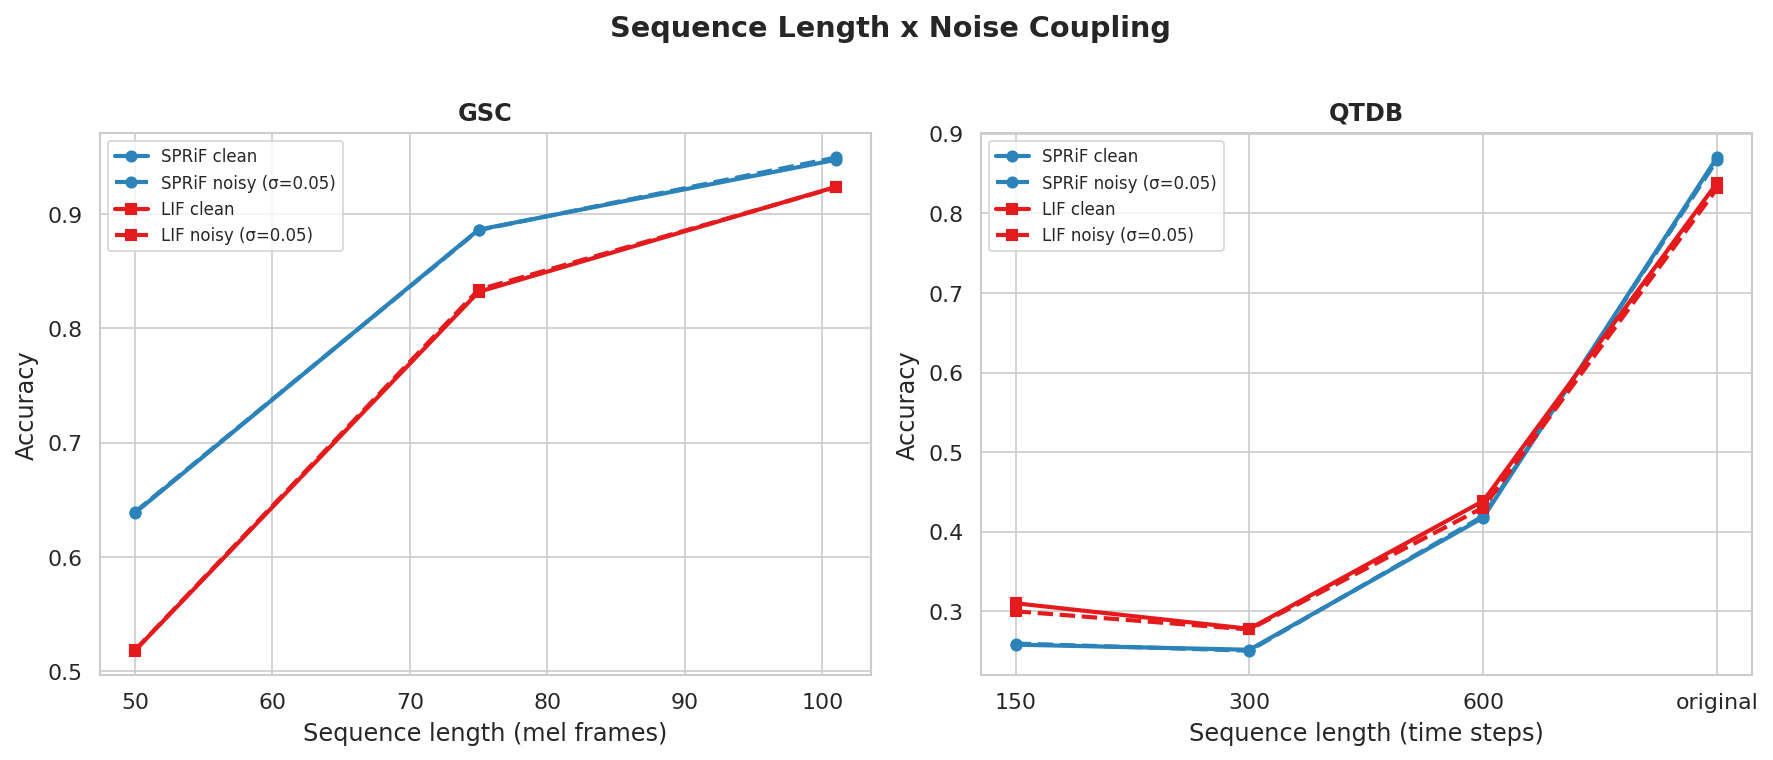

Write the Python code that produced this figure.
"""
SPRiF Robustness Experiment R2: Sequence Length x Noise Coupling.

Varies input sequence length and applies fixed additive noise (sigma=0.05).
Tests whether SPRiF's spectral filtering provides sustained noise immunity
across temporal scales, vs ASRNN's single-timescale accumulation.

Datasets: GSC (truncate mel frames), QTDB (resample time axis).

Usage:
    cd 代码/experiments
    python robustness/sequence_noise.py
"""

import glob
import json
import math
import os
import subprocess
import sys
from typing import Dict, List, Optional, Tuple

import matplotlib
import numpy as np
import torch
import torch.nn as nn
from matplotlib import pyplot as plt

matplotlib.use("Agg")

import seaborn as sns

sns.set_style("whitegrid")
sns.set_context("paper", font_scale=1.2)

# ---------------------------------------------------------------------------
# Path
# ---------------------------------------------------------------------------

ROOT = os.path.dirname(os.path.dirname(os.path.dirname(os.path.abspath(__file__))))
RESULTS_DIR = os.path.join(
    os.path.dirname(ROOT), "experiment-design-20260606", "results",
)


def _add_path(task_dir: str) -> str:
    p = os.path.join(ROOT, task_dir)
    if p in sys.path:
        sys.path.remove(p)
    sys.path.insert(0, p)
    for name in list(sys.modules):
        if (
            name in {"model", "model_lif", "model_wrapper", "data", "data_asrnn", "core_algorithm"}
            or name.startswith("core_algorithm.")
            or name.startswith("model_wrapper.")
        ):
            sys.modules.pop(name, None)
    return p


def _find_checkpoint(task_dir: str, class_prefix: str) -> Optional[str]:
    pattern = os.path.join(task_dir, f"{class_prefix}_*.pth")
    files = glob.glob(pattern)
    if not files:
        return None
    best = None
    best_acc = -1.0
    for f in files:
        base = os.path.basename(f)
        try:
            acc_str = base.rsplit("_acc", 1)[1].replace(".pth", "")
            acc = float(acc_str)
        except (ValueError, IndexError):
            acc = 0.0
        if acc > best_acc:
            best_acc = acc
            best = f
    return best


# ---------------------------------------------------------------------------
# Sequence manipulation
# ---------------------------------------------------------------------------

def truncate_gsc(x: torch.Tensor, target_len: int) -> torch.Tensor:
    """Truncate GSC mel-spectrogram along time axis.

    x: (B, 3, seq_len, n_mels) after collate but before reshape.
    Returns x truncated to target_len time frames, then reshaped to (B, target_len, 120).
    """
    # x shape: (B, 3, 101, 40)
    x_trunc = x[:, :, :target_len, :]                     # (B, 3, target_len, 40)
    B = x_trunc.shape[0]
    return x_trunc.permute(0, 2, 1, 3).reshape(B, target_len, 120)


def resample_time(x: torch.Tensor, target_len: int) -> torch.Tensor:
    """Resample ECG signal along time axis using linear interpolation.

    x: (B, T_orig, F)
    Returns x of shape (B, target_len, F).
    """
    B, T_orig, F = x.shape
    if T_orig == target_len:
        return x
    # indices into original time axis
    src_idx = torch.linspace(0, T_orig - 1, target_len).to(x.device)
    lo = src_idx.long().clamp(0, T_orig - 1)
    hi = (lo + 1).clamp(0, T_orig - 1)
    frac = (src_idx - lo.float()).unsqueeze(-1).unsqueeze(0)  # (1, target_len, 1)
    x_resampled = x[:, lo, :] * (1 - frac) + x[:, hi, :] * frac
    return x_resampled


def resample_labels(y: torch.Tensor, target_len: int) -> torch.Tensor:
    """Resample ECG per-timestep labels using nearest-neighbor.

    y: (B, T_orig) integer class labels.
    Returns y of shape (B, target_len). Nearest-neighbor keeps labels integer.
    """
    B, T_orig = y.shape
    if T_orig == target_len:
        return y
    src_idx = torch.linspace(0, T_orig - 1, target_len)
    idx = src_idx.round().long().clamp(0, T_orig - 1)
    return y[:, idx]


# ---------------------------------------------------------------------------
# Loaders (same pattern as noise_benchmark.py)
# ---------------------------------------------------------------------------

def _additive_np(x: np.ndarray, sigma: float, rng: np.random.RandomState) -> np.ndarray:
    noise = rng.randn(*x.shape).astype(np.float32) * sigma
    return x + noise


def _load_gsc_models(task_dir: str):
    """Load SPRiF and ASRNN GSC models. Train if needed."""
    _add_path(task_dir)
    from model import SPRiFGSCNet

    # Import ASRNN model
    sys.path.insert(0, os.path.join(ROOT, task_dir, "model_wrapper"))
    from asrnn_gsc import ASRNNGSCNet

    task_abs = os.path.join(ROOT, task_dir)
    _gsc_candidates = [
        os.path.join(task_abs, "dataset", "SpeechCommands", "speech_commands_v0.02"),
        os.path.join(task_abs, "dataset", "SpeechCommands", "speech_commands_v0.01"),
        os.path.join(task_abs, "data", "SpeechCommands"),
    ]
    data_root = next((p for p in _gsc_candidates if os.path.exists(p)), _gsc_candidates[0])

    models = {}

    # Load SPRiF
    prefix = "SPRiFGSCNet"
    ckpt = _find_checkpoint(task_abs, prefix)
    if ckpt is None:
        if not os.path.exists(data_root):
            raise FileNotFoundError("GSC data not found.")
        _train_subprocess(task_dir, "train.py", [
            "--data-root", os.path.relpath(data_root, task_abs),
            "--epochs", "150", "--batch-size", "200", "--seed", "42", "--hidden-sizes", "300",
        ])
        ckpt = _find_checkpoint(task_abs, prefix)
        if ckpt is None:
            raise RuntimeError("Training completed but no checkpoint found for SPRiFGSCNet.")

    print(f"  {prefix}: {os.path.basename(ckpt)}")
    sprif_model = SPRiFGSCNet(
        input_size=120, hidden_sizes=[300], num_classes=12,
        dropout=0.15, recurrent_flags=(True,),
        neuron_kwargs={
            "threshold": 0.8, "init_std": 0.1,
            "tau_alpha_range": (10.0, 80.0),
            "tau_rho_range": (4.0, 30.0),
            "tau_eta_range": (0.8, 8.0),
            "omega_range": (0.04 * math.pi, 0.40 * math.pi),
        },
    )
    sprif_model.load_state_dict(torch.load(ckpt, map_location="cpu", weights_only=True))
    sprif_model.eval()
    models["SPRiFGSCNet"] = sprif_model

    # Load ASRNN
    ckpt = _find_checkpoint(task_abs, "ASRNNGSCNet")
    if ckpt is None:
        if not os.path.exists(data_root):
            raise FileNotFoundError("GSC data not found.")
        _train_subprocess(task_dir, "train_asrnn.py", [
            "--data-root", os.path.relpath(data_root, task_abs),
            "--epochs", "30", "--batch-size", "32", "--seed", "0", "--hidden-size", "256",
        ])
        ckpt = _find_checkpoint(task_abs, "ASRNNGSCNet")
        if ckpt is None:
            raise RuntimeError("Training completed but no checkpoint found for ASRNNGSCNet.")

    print(f"  ASRNNGSCNet: {os.path.basename(ckpt)}")
    asrnn_model = ASRNNGSCNet(
        input_size=120, hidden_size=256, num_classes=12,
        device="cpu"
    )
    asrnn_model.load_state_dict(torch.load(ckpt, map_location="cpu", weights_only=True))
    asrnn_model.eval()
    models["ASRNNGSCNet"] = asrnn_model

    return models["SPRiFGSCNet"], models["ASRNNGSCNet"]


def _load_ecg_models(task_dir: str):
    """Load SPRiF and ASRNN ECG models. Train if needed."""
    import scipy.io

    _add_path(task_dir)
    from core_algorithm.utils import convert_dataset_wtime

    from model import SPRiFECGModel

    # Import ASRNN model
    sys.path.insert(0, os.path.join(ROOT, task_dir, "model_wrapper"))
    from asrnn_ecg import ASRNNECGNet

    task_abs = os.path.join(ROOT, task_dir)
    train_mat_path = os.path.join(task_abs, "data", "QTDB_train.mat")
    if not os.path.exists(train_mat_path):
        raise FileNotFoundError("ECG data not found.")

    mat = scipy.io.loadmat(train_mat_path)
    _, train_x, _ = convert_dataset_wtime(mat)
    input_size = train_x.shape[2]

    models = {}

    # Load SPRiF
    prefix = "SPRiFECGModel"
    ckpt = _find_checkpoint(task_abs, prefix)
    if ckpt is None:
        _train_subprocess(task_dir, "train.py", [
            "--train-mat", os.path.join("data", "QTDB_train.mat"),
            "--test-mat", os.path.join("data", "QTDB_test.mat"),
            "--epochs", "250", "--batch-size", "64",
            "--seed", "1111", "--hidden-sizes", "36",
        ])
        ckpt = _find_checkpoint(task_abs, prefix)
        if ckpt is None:
            raise RuntimeError("Training completed but no checkpoint found for SPRiFECGModel.")

    print(f"  {prefix}: {os.path.basename(ckpt)}")
    sprif_model = SPRiFECGModel(
        input_size=input_size, hidden_sizes=[36], output_size=6,
        mode="srnn",
        neuron_kwargs={
            "threshold": 0.6, "init_std": 0.05, "bias": True,
            "tau_alpha_range": (20.0, 120.0),
            "tau_rho_range": (4.0, 30.0),
            "tau_eta_range": (0.8, 8.0),
            "omega_range": (0.02 * math.pi, 0.20 * math.pi),
        },
    )
    sprif_model.load_state_dict(torch.load(ckpt, map_location="cpu", weights_only=True))
    sprif_model.eval()
    models["SPRiFECGModel"] = sprif_model

    # Load ASRNN
    ckpt = _find_checkpoint(task_abs, "ASRNNECGModel")
    if ckpt is None:
        _train_subprocess(task_dir, "train_asrnn.py", [
            "--train-mat", os.path.join("data", "QTDB_train.mat"),
            "--test-mat", os.path.join("data", "QTDB_test.mat"),
            "--epochs", "250", "--batch-size", "64",
            "--seed", "1111", "--hidden-size", "36",
        ])
        ckpt = _find_checkpoint(task_abs, "ASRNNECGModel")
        if ckpt is None:
            raise RuntimeError("Training completed but no checkpoint found for ASRNNECGModel.")

    print(f"  ASRNNECGModel: {os.path.basename(ckpt)}")
    asrnn_model = ASRNNECGNet(
        input_size=input_size, hidden_size=36, num_classes=6,
        sub_seq_length=10, device="cpu"
    )
    asrnn_model.load_state_dict(torch.load(ckpt, map_location="cpu", weights_only=True))
    asrnn_model.eval()
    models["ASRNNECGModel"] = asrnn_model

    return models["SPRiFECGModel"], models["ASRNNECGModel"]


def _train_subprocess(task_dir: str, train_script: str, extra_args: List[str]):
    cwd = os.path.join(ROOT, task_dir)
    script = os.path.join(cwd, train_script)
    cmd = [sys.executable, script] + extra_args
    print(f"  Running: {' '.join(cmd)}")
    result = subprocess.run(cmd, cwd=cwd, capture_output=False)
    if result.returncode != 0:
        raise RuntimeError(f"Training failed: {result.returncode}")


def _build_gsc_raw_loader(task_dir: str, batch_size: int = 200):
    """Build GSC test loader returning raw (B, 3, 101, 40) tensors."""
    import torchvision
    from torch.utils.data import DataLoader

    _add_path(task_dir)
    from data import MelSpectrogram, Pad, Rescale, SpeechCommandsDataset

    task_abs = os.path.join(ROOT, task_dir)
    _gsc_candidates = [
        os.path.join(task_abs, "dataset", "SpeechCommands", "speech_commands_v0.02"),
        os.path.join(task_abs, "dataset", "SpeechCommands", "speech_commands_v0.01"),
        os.path.join(task_abs, "data", "SpeechCommands"),
    ]
    data_root = next((p for p in _gsc_candidates if os.path.exists(p)), _gsc_candidates[0])

    testing_words = ["yes", "no", "up", "down", "left", "right", "on", "off", "stop", "go"]
    label_dct = {k: i for i, k in enumerate(testing_words + ["_silence_", "_unknown_"])}
    for w in os.listdir(data_root):
        full = os.path.join(data_root, w)
        if os.path.isdir(full) and w[0] != "_" and w not in label_dct:
            label_dct[w] = label_dct["_unknown_"]

    sr, n_fft, hop_length = 16000, int(30e-3 * 16000), int(10e-3 * 16000)
    transform = torchvision.transforms.Compose([
        Pad(16000),
        MelSpectrogram(sr, n_fft, hop_length, 40, 20, 4000, 2, stack=True),
        Rescale(),
    ])

    def collate_fn(data):
        x_batch = np.array([d[0] for d in data])
        std = x_batch.std(axis=(0, 2), keepdims=True)
        std[std == 0] = 1.0
        return torch.tensor(x_batch / std).float(), torch.tensor([d[1] for d in data]).long()

    test_dataset = SpeechCommandsDataset(
        data_root, label_dct, mode="test",
        transform=transform, cache_root=data_root,
    )
    return DataLoader(test_dataset, batch_size=batch_size, shuffle=False,
                      num_workers=2, collate_fn=collate_fn)


def _build_ecg_raw_loader(task_dir: str, batch_size: int = 64):
    import scipy.io
    from torch.utils.data import DataLoader, TensorDataset

    _add_path(task_dir)
    from core_algorithm.utils import convert_dataset_wtime

    task_abs = os.path.join(ROOT, task_dir)
    test_mat = scipy.io.loadmat(os.path.join(task_abs, "data", "QTDB_test.mat"))
    train_mat = scipy.io.loadmat(os.path.join(task_abs, "data", "QTDB_train.mat"))
    _, test_x, test_y = convert_dataset_wtime(test_mat)
    _, _, train_y = convert_dataset_wtime(train_mat)

    test_x = torch.from_numpy(test_x).float()
    test_y = torch.from_numpy(test_y).long()
    train_y = torch.from_numpy(train_y).long()
    label_min = min(train_y.min().item(), test_y.min().item())
    if label_min != 0:
        test_y -= label_min

    return DataLoader(
        TensorDataset(test_x, test_y),
        batch_size=batch_size, shuffle=False, num_workers=2,
    )


# ---------------------------------------------------------------------------
# Evaluation
# ---------------------------------------------------------------------------

@torch.no_grad()
def _eval_gsc_seqlen(model, x_tensor, y_tensor, device):
    """Evaluate GSC model with pre-processed (B, T, 120) input.

    SPRiF expects (B, T, 120) and returns (logits, aux).
    ASRNN expects (B, 3, T, 40) and returns logits directly, so we reshape the
    packed 120-dim features back to (3, 40) channels for it.
    """
    total_correct = 0
    total = x_tensor.shape[0]
    x = x_tensor.to(device)
    y = y_tensor.to(device)
    if model.__class__.__name__.startswith("ASRNN"):
        B, T, _ = x.shape
        x_asrnn = x.reshape(B, T, 3, 40).permute(0, 2, 1, 3).contiguous()
        logits = model(x_asrnn)
    else:
        logits, _ = model(x)
    total_correct += (logits.argmax(dim=-1) == y).sum().item()
    return total_correct / total


@torch.no_grad()
def _eval_ecg_seqlen(model, x_tensor, y_tensor, device):
    """Evaluate ECG model with pre-processed (B, T, F) input."""
    total_correct = 0
    total = y_tensor.numel()
    x = x_tensor.to(device)
    y = y_tensor.to(device)
    logits = model(x)
    pred = logits.argmax(dim=1)
    total_correct += pred.eq(y).sum().item()
    return total_correct / total


# ---------------------------------------------------------------------------
# Main experiment
# ---------------------------------------------------------------------------

GSC_SEQ_LENS = [50, 75, 101]
ECG_SEQ_LENS = [150, 300, 600, "original"]
NOISE_SIGMA = 0.05


def _sync_module_device(model: nn.Module, device) -> None:
    """Patch every submodule's .device attribute to the runtime device.

    ASRNN's SRNN layers create state/decay tensors from a stored string
    self.device (fixed to "cpu"). model.to(cuda) only moves Parameters, so we
    must also update self.device to avoid a device mismatch in mem_update_adp.
    """
    dev_str = str(device)
    for m in model.modules():
        if hasattr(m, "device"):
            m.device = dev_str


def run_gsc(spare_model, lif_model, raw_loader, device, rng) -> List[dict]:
    """Test GSC across different truncated sequence lengths."""
    results = []
    all_batches = list(raw_loader)

    for seq_len in GSC_SEQ_LENS:
        print(f"  GSC seq_len={seq_len}")
        # Prepare all batches at this seq_len
        x_all, y_all = [], []
        for x_raw, y in all_batches:
            x_seq = truncate_gsc(x_raw, seq_len)
            x_all.append(x_seq)
            y_all.append(y)
        x_cat = torch.cat(x_all, dim=0)
        y_cat = torch.cat(y_all, dim=0)

        # Clean
        acc_spare_clean = _eval_gsc_seqlen(spare_model, x_cat, y_cat, device)
        acc_lif_clean = _eval_gsc_seqlen(lif_model, x_cat, y_cat, device)

        # Noisy
        x_np = x_cat.numpy()
        x_noisy_np = _additive_np(x_np, NOISE_SIGMA, rng)
        x_noisy = torch.from_numpy(x_noisy_np).float()
        acc_spare_noisy = _eval_gsc_seqlen(spare_model, x_noisy, y_cat, device)
        acc_lif_noisy = _eval_gsc_seqlen(lif_model, x_noisy, y_cat, device)

        results.append({
            "dataset": "GSC",
            "seq_len": seq_len,
            "SPRiF_clean": round(acc_spare_clean, 4),
            "SPRiF_noisy": round(acc_spare_noisy, 4),
            "ASRNN_clean": round(acc_lif_clean, 4),
            "ASRNN_noisy": round(acc_lif_noisy, 4),
        })

        print(f"    SPRiF: clean={acc_spare_clean:.4f} noisy={acc_spare_noisy:.4f}")
        print(f"    ASRNN: clean={acc_lif_clean:.4f} noisy={acc_lif_noisy:.4f}")

    return results


def run_ecg(spare_model, lif_model, raw_loader, device, rng) -> List[dict]:
    """Test ECG across different resampled sequence lengths."""
    results = []
    all_batches = list(raw_loader)

    for seq_len in ECG_SEQ_LENS:
        print(f"  QTDB seq_len={seq_len}")
        x_all, y_all = [], []
        for x_raw, y in all_batches:
            if seq_len == "original":
                x_seq = x_raw
                y_seq = y
            else:
                x_seq = resample_time(x_raw, seq_len)
                y_seq = resample_labels(y, seq_len)
            x_all.append(x_seq)
            y_all.append(y_seq)
        x_cat = torch.cat(x_all, dim=0)
        y_cat = torch.cat(y_all, dim=0)

        # Clean
        acc_spare_clean = _eval_ecg_seqlen(spare_model, x_cat, y_cat, device)
        acc_lif_clean = _eval_ecg_seqlen(lif_model, x_cat, y_cat, device)

        # Noisy
        x_np = x_cat.numpy()
        x_noisy_np = _additive_np(x_np, NOISE_SIGMA, rng)
        x_noisy = torch.from_numpy(x_noisy_np).float()
        acc_spare_noisy = _eval_ecg_seqlen(spare_model, x_noisy, y_cat, device)
        acc_lif_noisy = _eval_ecg_seqlen(lif_model, x_noisy, y_cat, device)

        seq_label = seq_len if isinstance(seq_len, int) else "original"
        results.append({
            "dataset": "QTDB",
            "seq_len": seq_label,
            "SPRiF_clean": round(acc_spare_clean, 4),
            "SPRiF_noisy": round(acc_spare_noisy, 4),
            "ASRNN_clean": round(acc_lif_clean, 4),
            "ASRNN_noisy": round(acc_lif_noisy, 4),
        })

        print(f"    SPRiF: clean={acc_spare_clean:.4f} noisy={acc_spare_noisy:.4f}")
        print(f"    ASRNN: clean={acc_lif_clean:.4f} noisy={acc_lif_noisy:.4f}")

    return results


# ---------------------------------------------------------------------------
# Plot
# ---------------------------------------------------------------------------

def plot_sequence_noise(all_results: List[dict], out_dir: str):
    """Accuracy vs sequence length, 2 panels (GSC/QTDB), clean/noisy lines."""
    gsc_results = [r for r in all_results if r["dataset"] == "GSC"]
    qtdb_results = [r for r in all_results if r["dataset"] == "QTDB"]

    fig, axes = plt.subplots(1, 2, figsize=(12, 5))

    # GSC panel
    ax = axes[0]
    if gsc_results:
        x_gsc = [r["seq_len"] for r in gsc_results]
        for model, color, marker in [("SPRiF", "#2b83ba", "o"), ("ASRNN", "#e41a1c", "s")]:
            clean_vals = [r[f"{model}_clean"] for r in gsc_results]
            noisy_vals = [r[f"{model}_noisy"] for r in gsc_results]
            ax.plot(x_gsc, clean_vals, color=color, marker=marker, linewidth=2,
                    label=f"{model} clean")
            ax.plot(x_gsc, noisy_vals, color=color, marker=marker, linewidth=2,
                    linestyle="--", label=f"{model} noisy (σ=0.05)")
        ax.set_xlabel("Sequence length (mel frames)")
        ax.set_ylabel("Accuracy")
        ax.set_title("GSC", fontweight="bold")
        ax.legend(frameon=True, fontsize=8)

    # QTDB panel
    ax = axes[1]
    if qtdb_results:
        x_qtdb = list(range(len(qtdb_results)))
        labels_qtdb = [str(r["seq_len"]) for r in qtdb_results]
        for model, color, marker in [("SPRiF", "#2b83ba", "o"), ("ASRNN", "#e41a1c", "s")]:
            clean_vals = [r[f"{model}_clean"] for r in qtdb_results]
            noisy_vals = [r[f"{model}_noisy"] for r in qtdb_results]
            ax.plot(x_qtdb, clean_vals, color=color, marker=marker, linewidth=2,
                    label=f"{model} clean")
            ax.plot(x_qtdb, noisy_vals, color=color, marker=marker, linewidth=2,
                    linestyle="--", label=f"{model} noisy (σ=0.05)")
        ax.set_xticks(x_qtdb)
        ax.set_xticklabels(labels_qtdb)
        ax.set_xlabel("Sequence length (time steps)")
        ax.set_ylabel("Accuracy")
        ax.set_title("QTDB", fontweight="bold")
        ax.legend(frameon=True, fontsize=8)

    fig.suptitle("Sequence Length x Noise Coupling", y=1.01, fontweight="bold")
    fig.tight_layout()

    save_path = os.path.join(out_dir, "sequence_noise.png")
    fig.savefig(save_path, dpi=150, bbox_inches="tight")
    plt.close(fig)
    print(f"  Saved: {save_path}")


# ---------------------------------------------------------------------------
# Main
# ---------------------------------------------------------------------------

def main():
    out_dir = os.path.dirname(os.path.abspath(__file__))
    os.makedirs(RESULTS_DIR, exist_ok=True)
    device = torch.device("cuda" if torch.cuda.is_available() else "cpu")
    rng = np.random.RandomState(42)

    all_results = []

    # GSC
    try:
        print("\nLoading GSC models...")
        sprim, lifm = _load_gsc_models("Task_GSC")
        sprim.to(device)
        lifm.to(device)
        _sync_module_device(lifm, device)
        loader = _build_gsc_raw_loader("Task_GSC")
        results = run_gsc(sprim, lifm, loader, device, rng)
        all_results.extend(results)
    except FileNotFoundError as e:
        print(f"  SKIP GSC: {e}")

    # QTDB
    try:
        print("\nLoading ECG models...")
        sprim, lifm = _load_ecg_models("Task_ECG")
        sprim.to(device)
        lifm.to(device)
        _sync_module_device(lifm, device)
        loader = _build_ecg_raw_loader("Task_ECG")
        results = run_ecg(sprim, lifm, loader, device, rng)
        all_results.extend(results)
    except FileNotFoundError as e:
        print(f"  SKIP QTDB: {e}")

    if not all_results:
        print("\nNo datasets evaluated. Aborting.")
        return

    # Save JSON
    json_path = os.path.join(RESULTS_DIR, "sequence_noise.json")
    with open(json_path, "w", encoding="utf-8") as f:
        json.dump(all_results, f, indent=2)
    print(f"\nSaved: {json_path}")

    # Plot
    print("Plotting...")
    plot_sequence_noise(all_results, out_dir)

    print("\nDone.")


if __name__ == "__main__":
    main()
